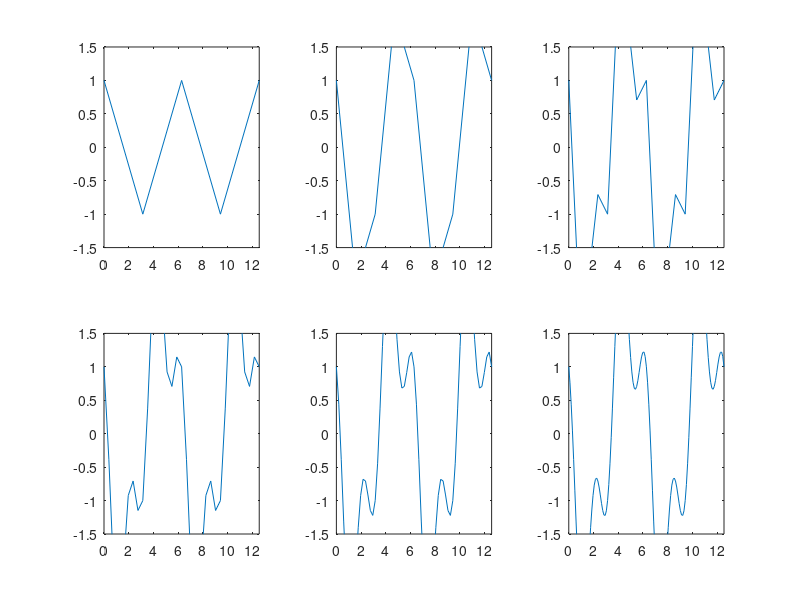
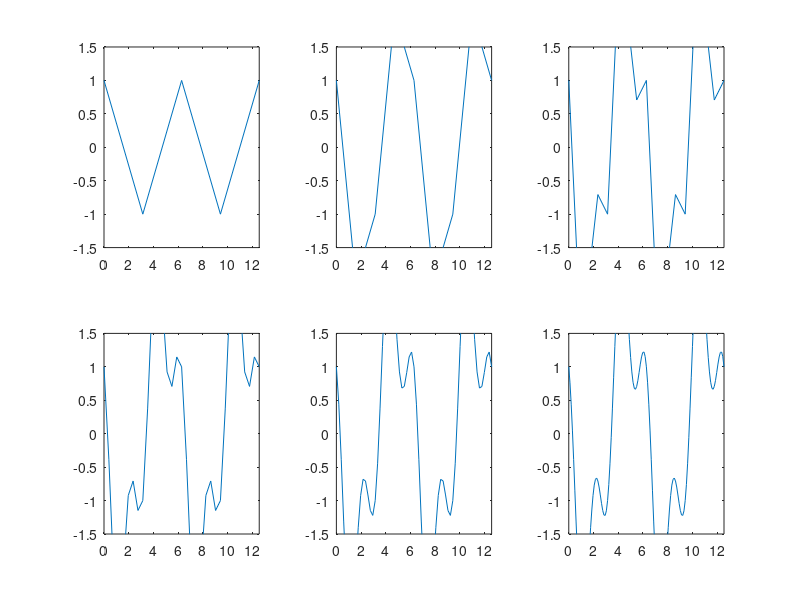

Reproduce these figures in MATLAB, in order.
# se hace un ciclo 6 veces ya que se harán 6 sub-gráficas
# en cada iteración se declara el vector x de 0 a 4pi, pero con cada iteración aumenta exponencialmente el número de divisiones
# se grafica la función y(x)=cos(3x)-2sin(x)
# se pone el eje X de 0 a 4pi y el eje Y de -1.5 a 1.5

for k = 1:6
  x = linspace(0, 4*pi, 2^(k+1)+1);
  subplot(2,3,k), plot(x, cos(3*x)-2*sin(x))
  axis([0, 4*pi, -1.5, 1.5])
end
print('tarea01sub1',"-dpng")
print('tarea01sub1',"-deps")